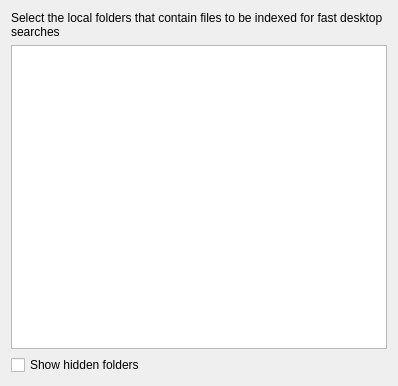
<?xml version="1.0" encoding="UTF-8"?>
<ui version="4.0">
 <author>Sebastian Trueg &lt;trueg@kde.org&gt;</author>
 <class>IndexFolderSelectionWidget</class>
 <widget class="QWidget" name="IndexFolderSelectionWidget">
  <property name="geometry">
   <rect>
    <x>0</x>
    <y>0</y>
    <width>398</width>
    <height>386</height>
   </rect>
  </property>
  <property name="sizePolicy">
   <sizepolicy hsizetype="Minimum" vsizetype="Minimum">
    <horstretch>0</horstretch>
    <verstretch>0</verstretch>
   </sizepolicy>
  </property>
  <layout class="QVBoxLayout" name="verticalLayout">
   <item>
    <widget class="QLabel" name="label">
     <property name="text">
      <string>Select the local folders that contain files to be indexed for fast desktop searches</string>
     </property>
     <property name="wordWrap">
      <bool>true</bool>
     </property>
    </widget>
   </item>
   <item>
    <widget class="QTreeView" name="m_viewIndexFolders"/>
   </item>
   <item>
    <widget class="QCheckBox" name="m_checkShowHiddenFolders">
     <property name="toolTip">
      <string>Check to be able to select hidden folders</string>
     </property>
     <property name="text">
      <string>Show hidden folders</string>
     </property>
    </widget>
   </item>
  </layout>
 </widget>
 <resources/>
 <connections/>
</ui>
